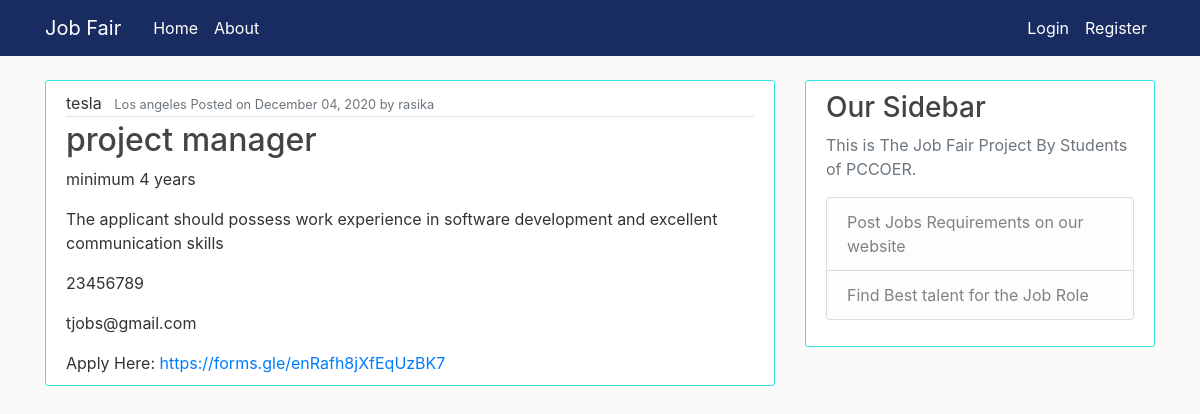
The app's page /jobs/19/ with its own data.
### employer/models.py (models this page shows, shortened)
class Jobs(models.Model):
    companyname = models.CharField(max_length=100)
    dateposted = models.DateTimeField(default=timezone.now)
    jobprofile = models.CharField(max_length=80)
    jobplace = models.CharField(max_length=50)
    experience = models.CharField(max_length=30)
    jobdescription = models.TextField(max_length=400)
    contact = models.IntegerField(null=True)
    email = models.EmailField(max_length=30,null=True)
    author = models.ForeignKey(User, on_delete=models.CASCADE)
    applyHere = models.CharField(max_length=700,null=True)

### employer/views.py (the view)
# urls.py: path('jobs/<int:pk>/', JobsDetailView.as_view(), name='jobs-detail'),
class JobsDetailView(DetailView):
    model = Jobs

### employer/templates/employer/jobs_detail.html (shortened to what this page needs)
{% extends "employer/base.html" %}
{% block content %}
<article class="media content-section">
    <div class="media-body">
        <div class="article-metadata">
            <a class="mr-2">{{ object.companyname }}</a>
            <small class="text-muted">{{ object.jobplace }} Posted on {{ object.dateposted|date:"F d, Y" }} by {{ object.author}}</small>
        </div>
        <h2 class="article-title">{{ object.jobprofile }} </h2>
        <p class="article-content">{{ object.experience }}</p>
        <p class="article-content">{{ object.jobdescription }}</p>
        <p class="article-content">{{ object.contact }}</p>
        <p class="article-content">{{ object.email }}</p>
        Apply Here:
        <a class="article-content" href="{{ object.applyHere }}" id="applylink" target="_blank">{{ object.applyHere }}</a>
    </div>
</article>
{% endblock content%}

### employer/static/employer/main.css (style rules this page uses)
body { background: #fafafa; color: #333333; margin-top: 5rem; }
h1, h2, h3, h4, h5, h6 { color: #444444; }
.content-section { background: #ffffff; padding: 10px 20px; border: 1px solid #34e7e4; border-radius: 3px; margin-bottom: 20px; }
.article-title { color: #444444; }
.article-content { white-space: pre-line; }
.article-metadata { padding-bottom: 1px; margin-bottom: 4px; border-bottom: 1px solid #e3e3e3 }

### records on screen
Jobs: companyname "tesla", jobplace "Los angeles", dateposted "December 04, 2020", author "rasika", jobprofile "project manager", experience "minimum 4 years", jobdescription "The applicant should possess work experience in software development and excellent communication skills", contact "23456789", email "tjobs@gmail.com", applyHere "https://forms.gle/enRafh8jXfEqUzBK7"
